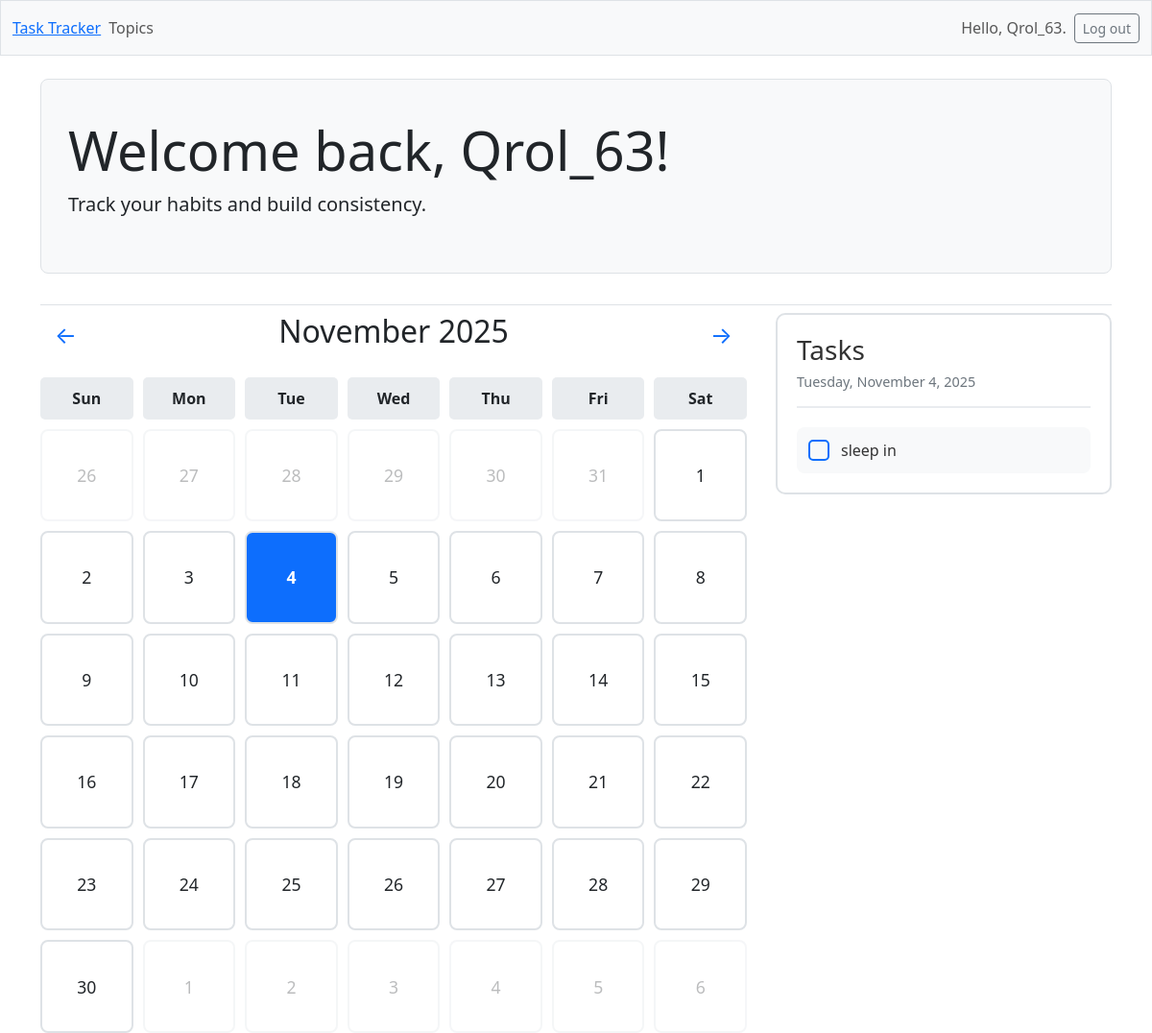
Before: /home/ (signed in) with the older database file.
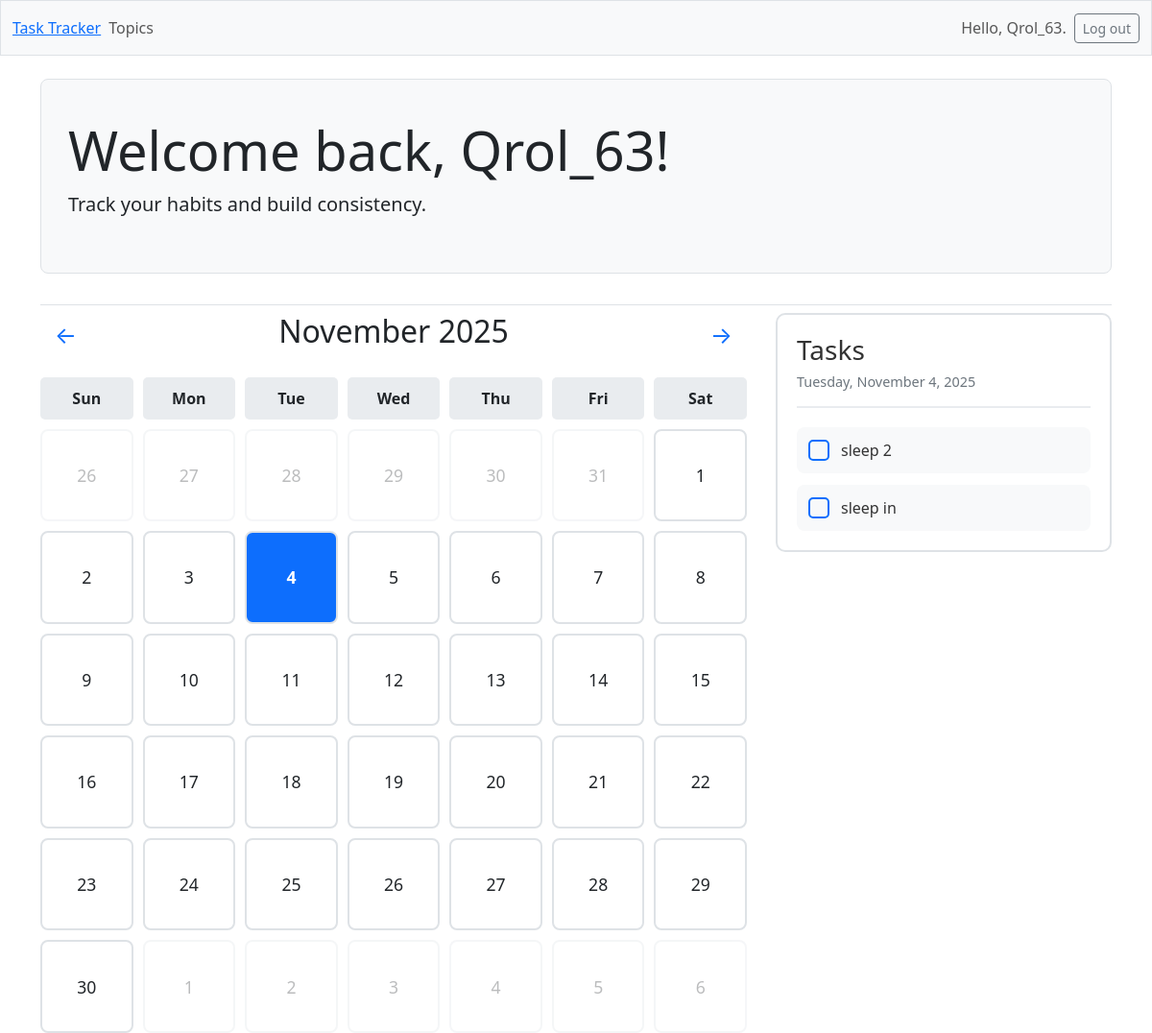
After: the same page with the newer database file.
### learning_logs/models.py (models this page shows, shortened)
class Topic(models.Model):
    text = models.CharField(max_length=200)
    date_added = models.DateTimeField(auto_now_add=True)
    owner = models.ForeignKey(User, on_delete=models.CASCADE)

### learning_logs/views.py (the view)
# urls.py: path('home/', views.home, name='home'),
@login_required
def home(request):
    topics = Topic.objects.filter(owner=request.user).order_by('text')
    context = {'topics': topics}
    return render(request, 'learning_logs/home.html', context)

### learning_logs/templates/learning_logs/home.html (shortened to what this page needs)
{% extends 'learning_logs/base.html' %}
{% block page_header %}
<div class="p-3 mb-4 bg-light border rounded-3">
  <div class="container-fluid py-4">
    <h1 class="display-4">Welcome back, {{ user.username }}!</h1>
    <p class="lead">Track your habits and build consistency.</p>
  </div>
</div>
{% endblock page_header %}
{% block content %}
<div class="main-container">
  <div class="calendar-container">
    <div class="calendar-header">
      <button class="month-nav-btn" onclick="previousMonth()">←</button>
      <h2 id="monthYear"></h2>
      <button class="month-nav-btn" onclick="nextMonth()">→</button>
    </div>
    <div class="calendar-grid" id="calendar"></div>
  </div>
  <div class="tasks-panel">
    <div class="tasks-header">
      <h3>Tasks</h3>
      <div class="selected-date" id="selectedDate"></div>
    </div>
    <div class="task-list" id="taskList">
      {% if topics %}
      {% for topic in topics %}
      <div class="task-item" onclick="toggleTaskFromElement(this)">
        <div class="task-checkbox" data-topic-id="{{ topic.id }}"></div>
        <div class="task-name">{{ topic.text }}</div>
      </div>
      {% endfor %}
      {% else %}
      <div class="no-tasks">No topics yet. <a href="{% url 'learning_logs:new_topic' %}">Add one!</a></div>
      {% endif %}
    </div>
  </div>
</div>
{% endblock content %}

### learning_logs/templates/learning_logs/base.html (shortened to what this page needs)
<!doctype html>
<html lang="en">
<head>
  {% load django_bootstrap5 %}
  {% bootstrap_css %}
</head>
<body>
  <nav class="navbar navbar-expand-md navbar-light bg-light mb-4 border">
    <div class="container-fluid">
      {% if user.is_authenticated %}
      <a href="{% url 'learning_logs:home' %}">Task Tracker</a>
      {% else %}
      <a href="{% url 'learning_logs:index' %}">Task Tracker</a>
      {% endif %}
      <div class="collapse navbar-collapse" id="navbarCollapse">
        <ul class="navbar-nav me-auto mb-2 mb-md-0">
          <li class="nav-item">
            <a class="nav-link" href="{% url 'learning_logs:topics' %}">
              Topics</a>
          </li>
        </ul>
        <ul class="navbar-nav ms-auto mb-2 mb-md-0">
          {% if user.is_authenticated %}
          <li class="nav-item">
            <span class="navbar-text me-2">Hello, {{ user.username }}.
            </span>
          </li>
          {% endif %}
        </ul>
        {% if user.is_authenticated %}
        <form action="{% url 'accounts:logout' %}" method='post'>
          <button name='submit' class='btn btn-outline-secondary btn-sm'>
            Log out</button>
        </form>
        {% endif %}
      </div>
    </div>
  </nav>
  <main class="container">
    <div class="pb-2 mb-2 border-bottom">
      {% block page_header %}{% endblock page_header %}
    </div>
    <div>
      {% block content %}{% endblock content %}
    </div>
  </main>
</body>
</html>

### learning_logs/templates/learning_logs/home.html (style rules this page uses)
.main-container { display: grid; grid-template-columns: 1fr 350px; gap: 30px; max-width: 1200px; margin: 0 auto; }
.calendar-container { width: 100%; }
.calendar-header { display: flex; justify-content: space-between; align-items: center; margin-bottom: 20px; }
.calendar-grid { display: grid; grid-template-columns: repeat(7, 1fr); gap: 10px; margin-top: 20px; }
.month-nav-btn { background: none; border: none; font-size: 1.5rem; cursor: pointer; padding: 5px 15px; color: #0d6efd; }
.tasks-panel { background: white; border: 2px solid #dee2e6; border-radius: 10px; padding: 20px; height: fit-content; }
.tasks-header { margin-bottom: 20px; padding-bottom: 15px; border-bottom: 2px solid #e9ecef; }
.tasks-header h3 { margin: 0; color: #333; }
.selected-date { color: #6c757d; font-size: 0.9rem; margin-top: 5px; }
.task-list { display: flex; flex-direction: column; gap: 12px; }
.task-item { display: flex; align-items: center; gap: 12px; padding: 12px; background: #f8f9fa; border-radius: 8px; transition: background 0.2s; }
.task-checkbox { width: 22px; height: 22px; min-width: 22px; border: 2px solid #0d6efd; border-radius: 5px; cursor: pointer; display: flex; align-items: center; justify-content: center; transition: all 0.2s; }
.task-name { flex: 1; color: #333; font-size: 1rem; }

Changed rows visible on the page:
added Topic: text "sleep 2"
